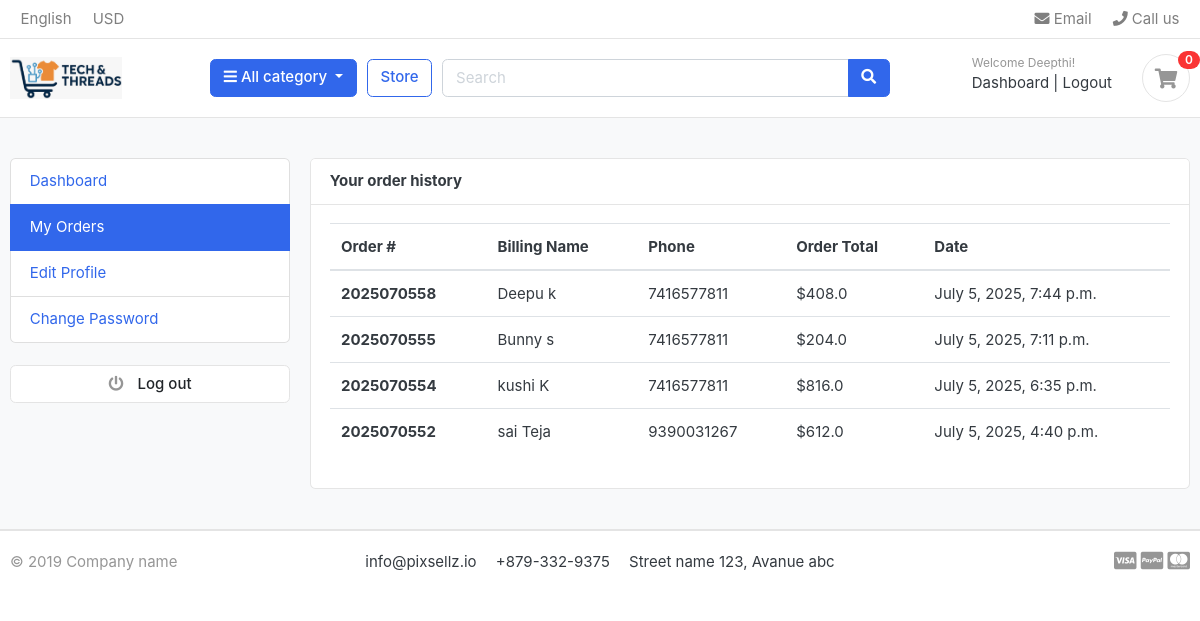
/accounts/my_orders/ (signed in), run on an earlier commit of the app's database.
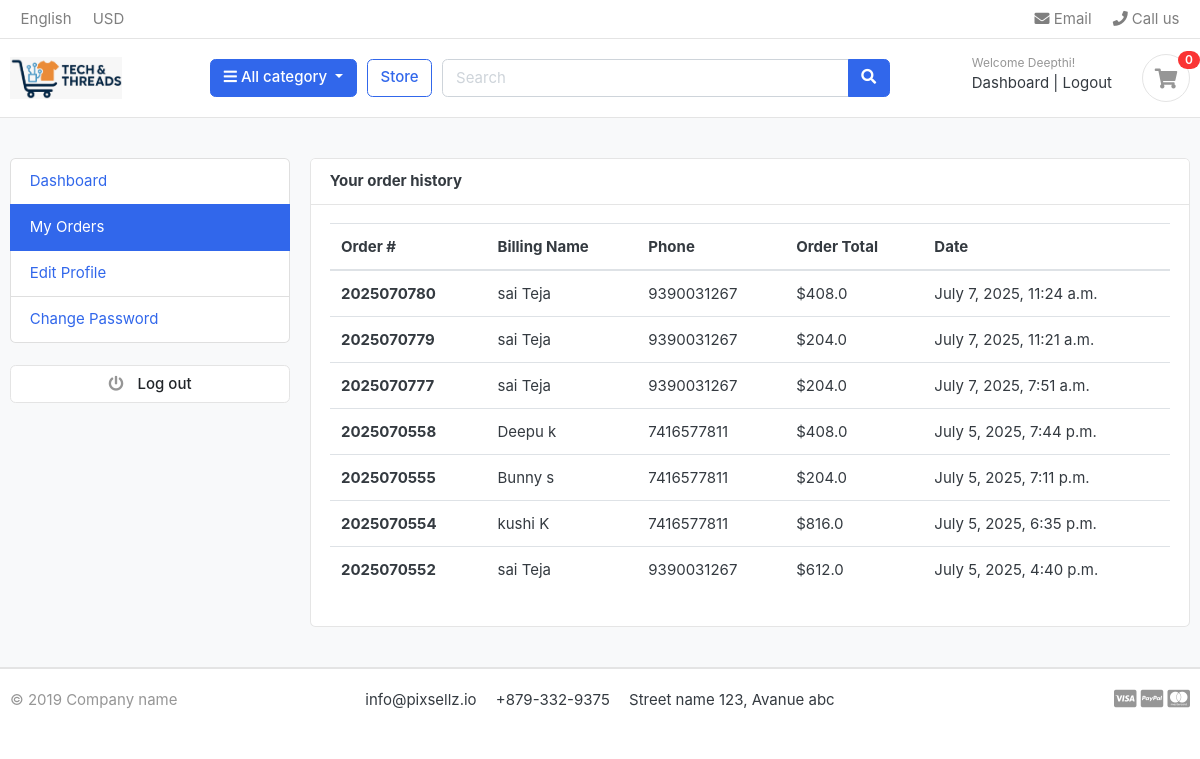
And on a later commit of the database.
### accounts/models.py (models this page shows, shortened)
class Account(AbstractBaseUser):
    first_name      = models.CharField(max_length=50)
    last_name       = models.CharField(max_length=50)
    username        = models.CharField(max_length=50, unique=True)
    email           = models.EmailField(max_length=100, unique=True)
    phone_number    = models.CharField(max_length=50)
    date_joined     = models.DateTimeField(auto_now_add=True)
    last_login      = models.DateTimeField(auto_now_add=True)
    is_admin        = models.BooleanField(default=False)
    is_staff        = models.BooleanField(default=False)
    is_active       = models.BooleanField(default=False)
    is_superadmin   = models.BooleanField(default=False)
    USERNAME_FIELD = 'email'
    REQUIRED_FIELDS = ['username', 'first_name', 'last_name']
    objects = MyAccountManager()

### orders/models.py (models this page shows, shortened)
class Order(models.Model):
    STATUS = (
        ('New', 'New'),
        ('Accepted', 'Accepted'),
        ('Completed', 'Completed'),
        ('Cancelled', 'Cancelled'),
    )
    user = models.ForeignKey(Account, on_delete=models.SET_NULL, null=True)
    payment = models.ForeignKey(Payment, on_delete=models.SET_NULL, blank=True, null=True)
    order_number = models.CharField(max_length=20)
    first_name = models.CharField(max_length=50)
    last_name = models.CharField(max_length=50)
    phone = models.CharField(max_length=15)
    email = models.EmailField(max_length=50)
    address_line_1 = models.CharField(max_length=50)
    address_line_2 = models.CharField(max_length=50, blank=True)
    country = models.CharField(max_length=50)
    state = models.CharField(max_length=50)
    city = models.CharField(max_length=50)
    order_note = models.CharField(max_length=100, blank=True)
    order_total = models.FloatField()
    tax = models.FloatField()
    status = models.CharField(max_length=10, choices=STATUS, default='New')
    ip = models.CharField(blank=True, max_length=20)
    is_ordered = models.BooleanField(default=False)
    created_at = models.DateTimeField(auto_now_add=True)
    updated_at = models.DateTimeField(auto_now=True)
    def full_name(self):
        return f'{self.first_name} {self.last_name}'

### accounts/views.py (the view)
# urls.py: path('my_orders/', views.my_orders, name='my_orders'),
def my_orders(request):
    orders = Order.objects.filter(user=request.user, is_ordered=True).order_by('-created_at')
    context = {
        'orders': orders,
    }
    return render(request, 'accounts/my_orders.html', context)

### carts/context_processors.py (called while the page is built)
def counter(request):
    cart_count = 0
    if 'admin' in request.path:
        return{}
    else:
        try:
            cart = Cart.objects.filter(cart_id=_cart_id(request))
            if request.user.is_authenticated:
               cart_items = CartItem.objects.all().filter(user=request.user)
            else:
               cart_items = CartItem.objects.all().filter(cart=cart[:1])
            for cart_item in cart_items:
                cart_count += cart_item.quantity
        except Cart.DoesNotExist:
            cart_count = 0
    return dict(cart_count=cart_count)

### carts/views.py (called while the page is built)
def _cart_id(request):
    cart= request.session.session_key
    if not cart:
        cart= request.session.create()
    return cart

### category/context_processors.py (called while the page is built)
def menu_links(request):
    links= Category.objects.all()
    return dict(links=links)

### category/models.py (called while the page is built)
    def get_url(self):
            return reverse('products_by_category', args=[self.slug])

### templates/accounts/my_orders.html (shortened to what this page needs)
{% extends 'base.html' %}
{% block content %}
<section class="section-conten padding-y bg">
<div class="container">
	<div class="row">
	{% include 'includes/dashboard_sidebar.html' %}
	<main class="col-md-9">
		<article class="card">
		<header class="card-header">
			<strong class="d-inline-block mr-3">Your order history</strong>
		</header>
		<div class="card-body">
			<div class="row">
				<div class="col-md-12">
					<table class="table table-hover">
  <thead>
    <tr>
      <th scope="col">Order #</th>
      <th scope="col">Billing Name</th>
      <th scope="col">Phone</th>
      <th scope="col">Order Total</th>
	  <th scope="col">Date</th>
    </tr>
  </thead>
  <tbody>
	{% for order in orders%}
    <tr>
      <th scope="row">{{order.order_number}}</th>
      <td>{{order.full_name}}</td>
      <td>{{order.phone}}</td>
      <td>${{order.order_total}}</td>
	  <td>{{order.created_at}}</td>
    </tr>
	{% endfor %}
  </tbody>
</table>
				</div>
			</div>
		</div>
		</article>
	</main>
</div>
</div>
</section>
{% endblock %}

### templates/base.html (shortened to what this page needs)
{% load static %}
<!DOCTYPE HTML>
<html lang="en">
<head>
<link href="{% static 'css/bootstrap.css' %}" rel="stylesheet" type="text/css"/>
<link rel="stylesheet" href="https://cdnjs.cloudflare.com/ajax/libs/font-awesome/4.7.0/css/font-awesome.min.css">
<link href="{% static 'css/ui.css' %}" rel="stylesheet" type="text/css"/>
<link href="{% static 'css/responsive.css' %}" rel="stylesheet" media="only screen and (max-width: 1200px)" />
<link href="{% static 'css/custom.css' %}" rel="stylesheet" type="text/css"/>
<link rel="stylesheet" href="https://cdnjs.cloudflare.com/ajax/libs/font-awesome/5.15.4/css/all.min.css">
</head>
<body>
    {% include 'includes/navbar.html' %}
    {% block content %}{% endblock %}
     {% include 'includes/footer.html' %}

### templates/includes/navbar.html (shortened to what this page needs)
 {% load static  %}
 <header class="section-header">
<nav class="navbar p-md-0 navbar-expand-sm navbar-light border-bottom">
<div class="container">
  <div class="collapse navbar-collapse" id="navbarTop4">
    <ul class="navbar-nav mr-auto">
    	<li class="nav-item dropdown">
		 	<a href="#" class="nav-link">   English </a>
		</li>
		<li class="nav-item dropdown">
			<a href="#" class="nav-link"> USD </a>
		</li>
    </ul>
    <ul class="navbar-nav">
		<li><a href="#" class="nav-link"> <i class="fa fa-envelope"></i> Email </a></li>
		<li><a href="#" class="nav-link"> <i class="fa fa-phone"></i> Call us </a></li>
	</ul>
  </div>
</div>
</nav>
<section class="header-main border-bottom">
	<div class="container">
<div class="row align-items-center">
	<div class="col-lg-2 col-md-3 col-6">
		<a href="{% url 'home' %}" class="brand-wrap">
          <img class="logo" src="{% static 'images/logo1.jpeg' %}" alt="Logo" height="50">
        </a>
	</div>
	<div class="col-lg col-sm col-md col-6 flex-grow-0">
		<div class="category-wrap dropdown d-inline-block float-right">
			<button type="button" class="btn btn-primary dropdown-toggle" data-toggle="dropdown">
				<i class="fa fa-bars"></i> All category
			</button>
		</div>
	</div>
	<a href="{% url 'store' %}" class="btn btn-outline-primary">Store</a>
	<div class="col-lg  col-md-6 col-sm-12 col">
		<form action="{% url 'search' %}" class="search" method='GET'>
			<div class="input-group w-100">
			    <input type="text" class="form-control" style="width:60%;" placeholder="Search" name="keyword">
			    <div class="input-group-append">
			      <button class="btn btn-primary" type="submit">
			        <i class="fa fa-search"></i>
			      </button>
			    </div>
		    </div>
		</form>
	</div>
	<div class="col-lg-3 col-sm-6 col-8 order-2 order-lg-3">
				<div class="d-flex justify-content-end mb-3 mb-lg-0">
					{% if user.id is  None %}
					<div class="widget-header">
						<small class="title text-muted">Welcome guest!</small>
						<div>
							<a href="{% url 'login' %}">Sign in</a> <span class="dark-transp"> | </span>
							<a href="{% url 'register' %}"> Register</a>
						</div>
					</div>
					{% else %}
					<div class="widget-header">
						<small class="title text-muted">Welcome {{user.first_name}}!</small>
						<div>
							<a href="{% url 'dashboard' %}">Dashboard</a> <span class="dark-transp"> | </span>
							<a href="{% url 'logout' %}"> Logout </a>
						</div>
					</div>
					{% endif %}
					<a href="{% url 'cart' %}" class="widget-header pl-3 ml-3">
						<div class="icon icon-sm rounded-circle border"><i class="fa fa-shopping-cart"></i></div>
						<span class="badge badge-pill badge-danger notify">{{ cart_count }}</span>
					</a>
				</div>
			</div>
</div>
	</div>
</section>
</header>

### templates/includes/dashboard_sidebar.html
<aside class="col-md-3">
		<ul class="list-group">
			<a class="list-group-item {% if '/accounts/' == request.path %}active{% endif %}" href="{% url 'dashboard' %}"> Dashboard </a>
			<a class="list-group-item {% if '/my_orders/' in request.path %}active{% endif %}" href="{% url 'my_orders' %}"> My Orders </a>
			<a class="list-group-item {% if '/edit_profile/' in request.path %}active{% endif %}" href="{% url 'edit_profile' %}"> Edit Profile </a>
			<a class="list-group-item" href="#"> Change Password </a>
		</ul>
		<br>
		<a class="btn btn-light btn-block" href="{% url 'logout' %}"> <i class="fa fa-power-off"></i> <span class="text">Log out</span> </a>
	</aside>

### templates/includes/footer.html
<footer class="section-footer border-top">
	<div class="container">
		<section class="footer-bottom border-top row">
			<div class="col-md-2">
				<p class="text-muted"> &copy 2019 Company name </p>
			</div>
			<div class="col-md-8 text-md-center">
				<span  class="px-2">info@pixsellz.io</span>
				<span  class="px-2">+879-332-9375</span>
				<span  class="px-2">Street name 123, Avanue abc</span>
			</div>
			<div class="col-md-2 text-md-right text-muted">
				<i class="fab fa-lg fa-cc-visa"></i>
				<i class="fab fa-lg fa-cc-paypal"></i>
				<i class="fab fa-lg fa-cc-mastercard"></i>
			</div>
		</section>
	</div>
</footer>

### static/css/ui.css (style rules this page uses)
html { font-family: "Inter", sans-serif; font-size: 15px; }
.icon-xs, .icon-sm, .icon-md, .icon-lg { display: inline-block; text-align: center; flex-shrink: 0; flex-grow: 0; }
.icon-sm { width: 48px; height: 48px; line-height: 48px !important; font-size: 20px; }
.padding-y { padding-top: 40px; padding-bottom: 40px; }
article:after, .form-group:after { display: block; clear: both; content: ""; }
.bg { background-color: #f8f9fa; }
p:last-child { margin-bottom: 0; }
.header-main { position: relative; padding-top: 1rem; padding-bottom: 1rem; }
.brand-wrap .logo, .navbar-brand .logo { margin-right: 7px; max-height: 42px; display: inline-block; }
.widget-header { display: inline-block; vertical-align: middle; position: relative; }
.widget-header a { color: #343a40; }
.widget-header i { color: #969696; }
.widget-header .title { display: block; }
.widget-header .notify { position: absolute; top: -3px; right: -10px; }
.footer-bottom { padding-top: 20px; padding-bottom: 20px; }
.btn-light { background-color: #fff; border-color: #e4e4e4; }
.btn-light i { color: #969696; }
.btn i + .text { margin-left: 10px; }
.notify { position: absolute; top: -4px; right: -10px; display: inline-block; padding: 0.25em 0.6em; font-size: 12px; line-height: 1; text-align: center; border-radius: 3rem; color: #fff; background-color: #fa3434; }

What changed in the data, as far as the page shows it:
added Order: order_number "2025070780", full_name "sai Teja", phone "9390031267", order_total "408.0", created_at "July 7, 2025, 11:24 a.m."
added Order: order_number "2025070779", full_name "sai Teja", phone "9390031267", order_total "204.0", created_at "July 7, 2025, 11:21 a.m."
added Order: order_number "2025070777", full_name "sai Teja", phone "9390031267", order_total "204.0", created_at "July 7, 2025, 7:51 a.m."
